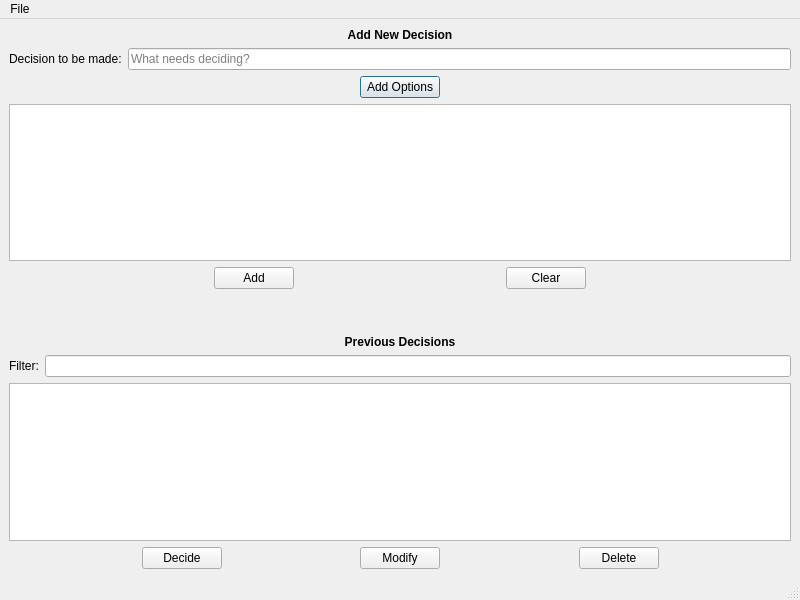
<?xml version="1.0" encoding="UTF-8"?>
<ui version="4.0">
    <class>MainWindow</class>
    <widget class="QMainWindow" name="MainWindow">
        <property name="geometry">
            <rect>
                <x>0</x>
                <y>0</y>
                <width>800</width>
                <height>600</height>
            </rect>
        </property>
        <property name="windowTitle">
            <string>MainWindow</string>
        </property>
        <widget class="QWidget" name="centralwidget">
            <layout class="QVBoxLayout" name="verticalLayout">
                <item>
                    <widget class="QLabel" name="label_2">
                        <property name="text">
                            <string>&lt;b&gt;Add New Decision&lt;/b&gt;</string>
                        </property>
                        <property name="alignment">
                            <set>Qt::AlignCenter</set>
                        </property>
                    </widget>
                </item>
                <item>
                    <layout class="QHBoxLayout" name="horizontalLayout_9">
                        <item>
                            <widget class="QLabel" name="labelDecision">
                                <property name="text">
                                    <string>Decision to be made:</string>
                                </property>
                                <property name="margin">
                                    <number>10</number>
                                </property>
                            </widget>
                        </item>
                        <item>
                            <widget class="QLineEdit" name="lineEditDecision">
                                <property name="placeholderText">
                                    <string>What needs deciding?</string>
                                </property>
                            </widget>
                        </item>
                    </layout>
                </item>
                <item>
                    <layout class="QHBoxLayout" name="horizontalLayout_7">
                        <item>
                            <spacer name="horizontalSpacer_8">
                                <property name="orientation">
                                    <enum>Qt::Horizontal</enum>
                                </property>
                                <property name="sizeHint" stdset="0">
                                    <size>
                                        <width>40</width>
                                        <height>20</height>
                                    </size>
                                </property>
                            </spacer>
                        </item>
                        <item>
                            <widget class="QPushButton" name="pushButtonAddOptions">
                                <property name="text">
                                    <string>Add Options</string>
                                </property>
                                <property name="default">
                                    <bool>true</bool>
                                </property>
                            </widget>
                        </item>
                        <item>
                            <spacer name="horizontalSpacer_9">
                                <property name="orientation">
                                    <enum>Qt::Horizontal</enum>
                                </property>
                                <property name="sizeHint" stdset="0">
                                    <size>
                                        <width>40</width>
                                        <height>20</height>
                                    </size>
                                </property>
                            </spacer>
                        </item>
                    </layout>
                </item>
                <item>
                    <widget class="QListWidget" name="listWidgetOptions"/>
                </item>
                <item>
                    <layout class="QHBoxLayout" name="horizontalLayout_2">
                        <item>
                            <layout class="QHBoxLayout" name="horizontalLayout_3">
                                <item>
                                    <spacer name="horizontalSpacer_2">
                                        <property name="orientation">
                                            <enum>Qt::Horizontal</enum>
                                        </property>
                                        <property name="sizeHint" stdset="0">
                                            <size>
                                                <width>40</width>
                                                <height>20</height>
                                            </size>
                                        </property>
                                    </spacer>
                                </item>
                                <item>
                                    <widget class="QPushButton" name="pushButtonAdd">
                                        <property name="sizePolicy">
                                            <sizepolicy hsizetype="Minimum" vsizetype="Fixed">
                                                <horstretch>0</horstretch>
                                                <verstretch>0</verstretch>
                                            </sizepolicy>
                                        </property>
                                        <property name="text">
                                            <string>Add</string>
                                        </property>
                                        <property name="flat">
                                            <bool>false</bool>
                                        </property>
                                    </widget>
                                </item>
                                <item>
                                    <spacer name="horizontalSpacer_3">
                                        <property name="orientation">
                                            <enum>Qt::Horizontal</enum>
                                        </property>
                                        <property name="sizeHint" stdset="0">
                                            <size>
                                                <width>40</width>
                                                <height>20</height>
                                            </size>
                                        </property>
                                    </spacer>
                                </item>
                                <item>
                                    <widget class="QPushButton" name="pushButtonClear">
                                        <property name="sizePolicy">
                                            <sizepolicy hsizetype="Minimum" vsizetype="Fixed">
                                                <horstretch>0</horstretch>
                                                <verstretch>0</verstretch>
                                            </sizepolicy>
                                        </property>
                                        <property name="text">
                                            <string>Clear</string>
                                        </property>
                                    </widget>
                                </item>
                                <item>
                                    <spacer name="horizontalSpacer_4">
                                        <property name="orientation">
                                            <enum>Qt::Horizontal</enum>
                                        </property>
                                        <property name="sizeHint" stdset="0">
                                            <size>
                                                <width>40</width>
                                                <height>20</height>
                                            </size>
                                        </property>
                                    </spacer>
                                </item>
                            </layout>
                        </item>
                    </layout>
                </item>
                <item>
                    <spacer name="horizontalSpacer">
                        <property name="orientation">
                            <enum>Qt::Horizontal</enum>
                        </property>
                        <property name="sizeHint" stdset="0">
                            <size>
                                <width>40</width>
                                <height>40</height>
                            </size>
                        </property>
                    </spacer>
                </item>
                <item>
                    <layout class="QHBoxLayout" name="horizontalLayout_4">
                        <item>
                            <widget class="QLabel" name="label">
                                <property name="text">
                                    <string>&lt;b&gt;Previous Decisions&lt;/b&gt;</string>
                                </property>
                                <property name="textFormat">
                                    <enum>Qt::AutoText</enum>
                                </property>
                                <property name="alignment">
                                    <set>Qt::AlignCenter</set>
                                </property>
                            </widget>
                        </item>
                    </layout>
                </item>
                <item>
                    <layout class="QHBoxLayout" name="horizontalLayout">
                        <item>
                            <widget class="QLabel" name="labelSearch">
                                <property name="text">
                                    <string>Filter:</string>
                                </property>
                                <property name="margin">
                                    <number>10</number>
                                </property>
                            </widget>
                        </item>
                        <item>
                            <widget class="QLineEdit" name="lineEditSearch"/>
                        </item>
                    </layout>
                </item>
                <item>
                    <widget class="QListWidget" name="listWidgetDecisions"/>
                </item>
                <item>
                    <layout class="QHBoxLayout" name="horizontalLayout_5">
                        <item>
                            <spacer name="horizontalSpacer_5">
                                <property name="orientation">
                                    <enum>Qt::Horizontal</enum>
                                </property>
                                <property name="sizeHint" stdset="0">
                                    <size>
                                        <width>40</width>
                                        <height>20</height>
                                    </size>
                                </property>
                            </spacer>
                        </item>
                        <item>
                            <widget class="QPushButton" name="pushButtonDecide">
                                <property name="text">
                                    <string>Decide</string>
                                </property>
                            </widget>
                        </item>
                        <item>
                            <spacer name="horizontalSpacer_10">
                                <property name="orientation">
                                    <enum>Qt::Horizontal</enum>
                                </property>
                                <property name="sizeHint" stdset="0">
                                    <size>
                                        <width>40</width>
                                        <height>20</height>
                                    </size>
                                </property>
                            </spacer>
                        </item>
                        <item>
                            <widget class="QPushButton" name="pushButtonModify">
                                <property name="text">
                                    <string>Modify</string>
                                </property>
                            </widget>
                        </item>
                        <item>
                            <spacer name="horizontalSpacer_6">
                                <property name="orientation">
                                    <enum>Qt::Horizontal</enum>
                                </property>
                                <property name="sizeHint" stdset="0">
                                    <size>
                                        <width>40</width>
                                        <height>20</height>
                                    </size>
                                </property>
                            </spacer>
                        </item>
                        <item>
                            <widget class="QPushButton" name="pushButtonDelete">
                                <property name="text">
                                    <string>Delete</string>
                                </property>
                            </widget>
                        </item>
                        <item>
                            <spacer name="horizontalSpacer_7">
                                <property name="orientation">
                                    <enum>Qt::Horizontal</enum>
                                </property>
                                <property name="sizeHint" stdset="0">
                                    <size>
                                        <width>40</width>
                                        <height>20</height>
                                    </size>
                                </property>
                            </spacer>
                        </item>
                    </layout>
                </item>
            </layout>
        </widget>
        <widget class="QMenuBar" name="menubar">
            <property name="geometry">
                <rect>
                    <x>0</x>
                    <y>0</y>
                    <width>800</width>
                    <height>28</height>
                </rect>
            </property>
            <widget class="QMenu" name="menuFile">
                <property name="title">
                    <string>File</string>
                </property>
                <addaction name="actionPreferences"/>
                <addaction name="actionQuit"/>
            </widget>
            <addaction name="menuFile"/>
        </widget>
        <widget class="QStatusBar" name="statusbar"/>
        <action name="actionPreferences">
            <property name="text">
                <string>Preferences</string>
            </property>
            <property name="shortcut">
                <string>Ctrl+P</string>
            </property>
        </action>
        <action name="actionQuit">
            <property name="icon">
                <iconset>
                    <normaloff>icon/exit.png</normaloff>icon/exit.png</iconset>
            </property>
            <property name="text">
                <string>Quit</string>
            </property>
            <property name="shortcut">
                <string>Ctrl+Q</string>
            </property>
        </action>
    </widget>
    <resources/>
    <connections/>
</ui>
